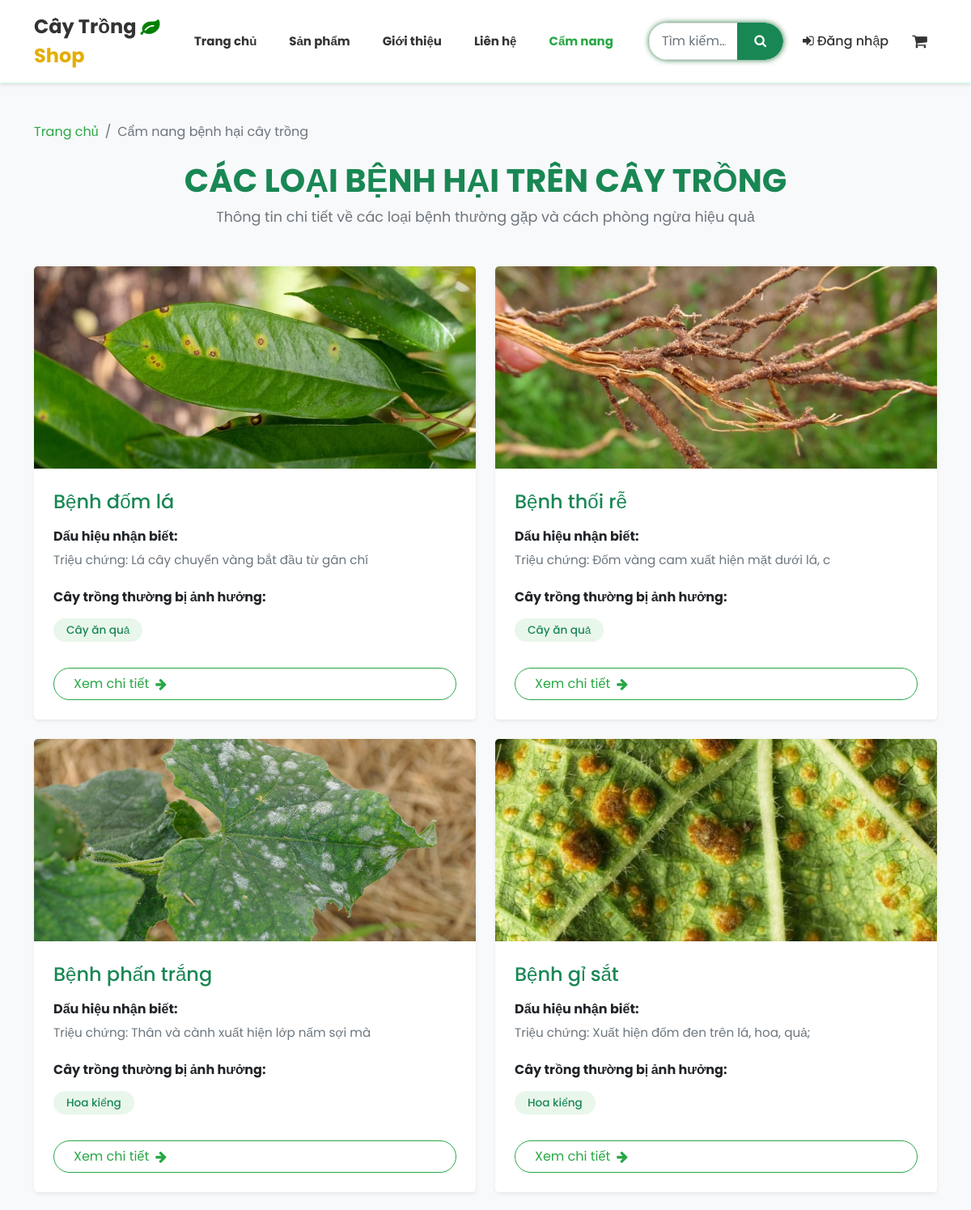
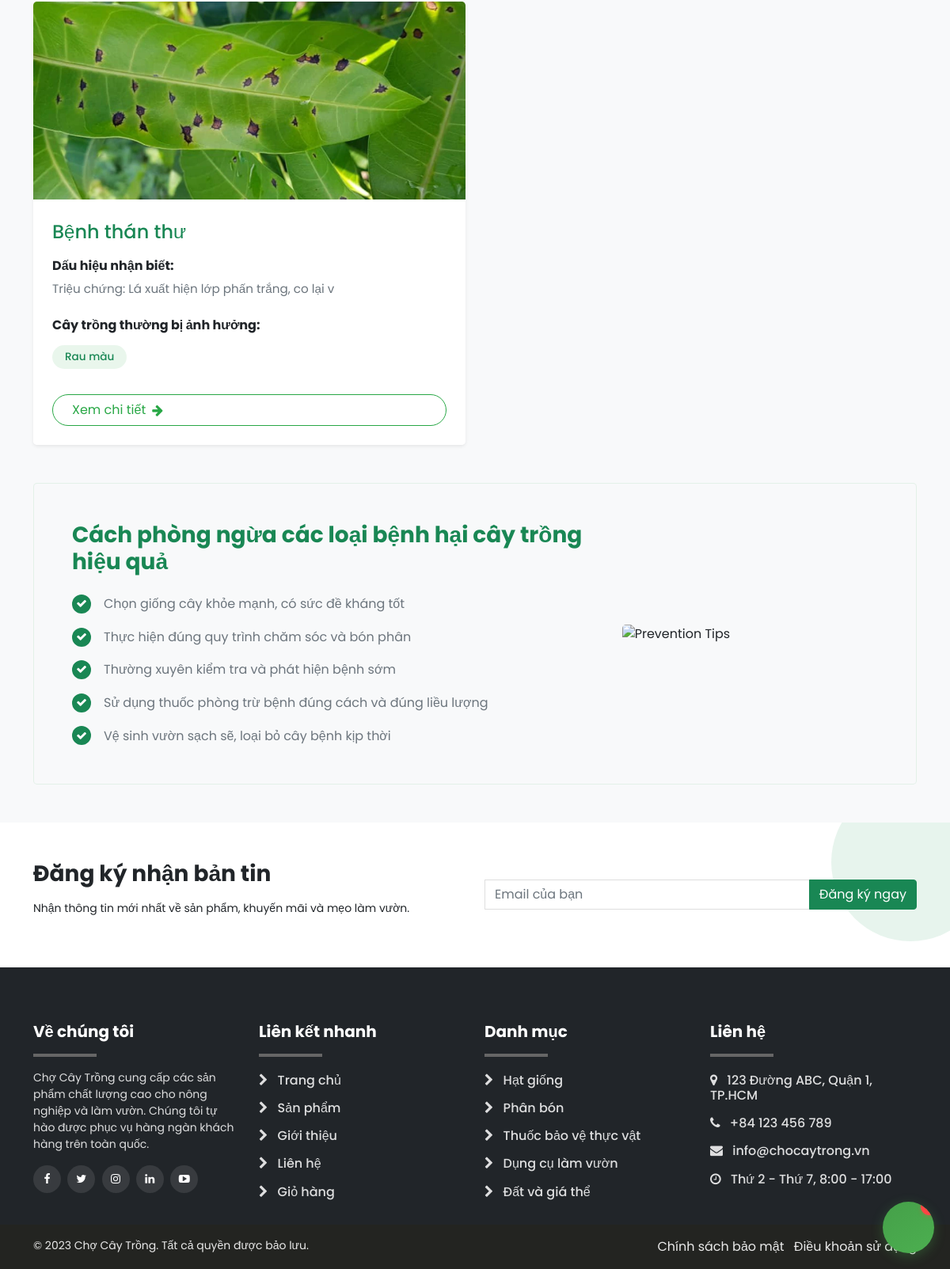
Screenshot of /blog.php with the database file from the repository (2 pictures, top to bottom).
### tables this page shows
CREATE TABLE `loai_benh` (
  `LCT_MA` int(11) NOT NULL,
  `Ma_loai_benh` int(11) NOT NULL,
  `Ten_loai_benh` varchar(30) DEFAULT NULL,
  `mo_ta` varchar(50) DEFAULT NULL,
  `hinh_anh` varchar(30) DEFAULT NULL,
  `cach_phong_ngua` char(10) DEFAULT NULL
);

### blog.php (the view, shortened to what this page needs)
<!DOCTYPE html>
<html lang="vi">
<head>
	<link href="css/bootstrap.min.css" rel="stylesheet" >
	<link href="css/font-awesome.min.css" rel="stylesheet" >
	<link href="css/global.css" rel="stylesheet">
	<link href="css/blog.css" rel="stylesheet">
</head>
<body>
<?php
include_once 'header.php';
include_once 'connect.php';
echo '<link rel="stylesheet" href="asset_user/css/blog.css">';
$query_benh = "
    SELECT lb.*, lct.LCT_TEN, sp.SP_MA, sp.SP_TEN, sp.SP_MOTA, sp.SP_HINHANH
    FROM loai_benh lb
    LEFT JOIN san_pham_cay_trong spct ON lb.LCT_MA = spct.LCT_MA
    LEFT JOIN loai_cay_trong lct ON lb.LCT_MA = lct.LCT_MA
    LEFT JOIN san_pham sp ON spct.SP_MA = sp.SP_MA
    ORDER BY lb.Ma_loai_benh
";
$result_benh = $conn->query($query_benh);
$benh_theo_cay = array();
while ($row = $result_benh->fetch_assoc()) {
    if (!isset($benh_theo_cay[$row['Ma_loai_benh']])) {
        $benh_theo_cay[$row['Ma_loai_benh']] = array(
            'ten_benh' => $row['Ten_loai_benh'],
            'mo_ta' => $row['mo_ta'],
            'hinh_anh' => $row['hinh_anh'],
            'cach_phong_ngua' => $row['cach_phong_ngua'],
            'cay_trong' => array(),
            'san_pham' => array()
        );
    }
    if ($row['LCT_TEN'] && !in_array($row['LCT_TEN'], $benh_theo_cay[$row['Ma_loai_benh']]['cay_trong'])) {
        $benh_theo_cay[$row['Ma_loai_benh']]['cay_trong'][] = $row['LCT_TEN'];
    }
    if ($row['SP_MA'] && !isset($benh_theo_cay[$row['Ma_loai_benh']]['san_pham'][$row['SP_MA']])) {
        $benh_theo_cay[$row['Ma_loai_benh']]['san_pham'][$row['SP_MA']] = array(
            'ten' => $row['SP_TEN'],
            'mo_ta' => $row['SP_MOTA'],
            'hinh_anh' => $row['SP_HINHANH']
        );
    }
}
?>
<main class="blog-page py-5">
    <div class="container">
        <nav aria-label="breadcrumb" class="mb-4">
            <ol class="breadcrumb">
                <li class="breadcrumb-item"><a href="index.php" class="text-decoration-none">Trang chủ</a></li>
                <li class="breadcrumb-item active">Cẩm nang bệnh hại cây trồng</li>
            </ol>
        </nav>
        <div class="text-center mb-5">
            <h1 class="display-4 fw-bold text-success">CÁC LOẠI BỆNH HẠI TRÊN CÂY TRỒNG</h1>
            <p class="lead text-muted">Thông tin chi tiết về các loại bệnh thường gặp và cách phòng ngừa hiệu quả</p>
        </div>
        <div class="row g-4">
            <?php if (!empty($benh_theo_cay)): ?>
                <?php foreach ($benh_theo_cay as $ma_benh => $benh): ?>
                    <div class="col-md-6">
                        <article class="disease-card h-100 bg-white rounded-3 shadow-sm overflow-hidden">
                            <?php if ($benh['hinh_anh']): ?>
                                <div class="disease-image-wrapper">
                                    <img src="img/benh/<?php echo htmlspecialchars($benh['hinh_anh']); ?>"
                                         class="disease-image w-100"
                                         alt="<?php echo htmlspecialchars($benh['ten_benh']); ?>">
                                </div>
                            <?php endif; ?>
                            <div class="disease-content p-4">
                                <h2 class="h4 mb-3 text-success">
                                    <?php echo htmlspecialchars($benh['ten_benh']); ?>
                                </h2>
                                <div class="mb-4">
                                    <h3 class="h6 fw-bold mb-2">Dấu hiệu nhận biết:</h3>
                                    <p class="text-muted mb-0"><?php
                                        $mo_ta_ngan = strlen($benh['mo_ta']) > 150 ?
                                            substr($benh['mo_ta'], 0, 150) . '...' :
                                            $benh['mo_ta'];
                                        echo nl2br(htmlspecialchars($mo_ta_ngan));
                                    ?></p>
                                </div>
                                <?php if (!empty($benh['cay_trong'])): ?>
                                    <div class="affected-plants">
                                        <h3 class="h6 fw-bold mb-2">Cây trồng thường bị ảnh hưởng:</h3>
                                        <div class="plant-tags">
                                            <?php foreach ($benh['cay_trong'] as $cay): ?>
                                                <span class="badge bg-success-subtle text-success me-2 mb-2 px-3 py-2 rounded-pill">
                                                    <?php echo htmlspecialchars($cay); ?>
                                                </span>
                                            <?php endforeach; ?>
                                        </div>
                                    </div>
                                <?php endif; ?>
                                <div class="mt-4 text-end">
                                    <a href="disease_detail.php?id=<?php echo $ma_benh; ?>"
                                       class="btn btn-outline-success rounded-pill px-4">
                                        Xem chi tiết
                                        <i class="fa fa-arrow-right ms-2"></i>
                                    </a>
                                </div>
                            </div>
                        </article>
                    </div>
                <?php endforeach; ?>
            <?php endif; ?>
        </div>
        <section class="prevention-tips mt-5 p-5 bg-light rounded-3">
            <div class="row align-items-center">
                <div class="col-lg-8">
                    <h2 class="h3 fw-bold text-success mb-4">
                        Cách phòng ngừa các loại bệnh hại cây trồng hiệu quả
                    </h2>
                    <div class="prevention-list">
                        <div class="d-flex align-items-center mb-3">
                            <span class="badge bg-success rounded-circle p-2 me-3">
                                <i class="fa fa-check"></i>
                            </span>
                            <p class="mb-0">Chọn giống cây khỏe mạnh, có sức đề kháng tốt</p>
                        </div>
                        <div class="d-flex align-items-center mb-3">
                            <span class="badge bg-success rounded-circle p-2 me-3">
                                <i class="fa fa-check"></i>
                            </span>
                            <p class="mb-0">Thực hiện đúng quy trình chăm sóc và bón phân</p>
                        </div>
                        <div class="d-flex align-items-center mb-3">
                            <span class="badge bg-success rounded-circle p-2 me-3">
                                <i class="fa fa-check"></i>
                            </span>
                            <p class="mb-0">Thường xuyên kiểm tra và phát hiện bệnh sớm</p>
                        </div>
                        <div class="d-flex align-items-center mb-3">
                            <span class="badge bg-success rounded-circle p-2 me-3">
                                <i class="fa fa-check"></i>
                            </span>
                            <p class="mb-0">Sử dụng thuốc phòng trừ bệnh đúng cách và đúng liều lượng</p>
                        </div>
                        <div class="d-flex align-items-center">
                            <span class="badge bg-success rounded-circle p-2 me-3">
                                <i class="fa fa-check"></i>
                            </span>
                            <p class="mb-0">Vệ sinh vườn sạch sẽ, loại bỏ cây bệnh kịp thời</p>
                        </div>
                    </div>
                </div>
                <div class="col-lg-4 mt-4 mt-lg-0">
                    <img src="img/prevention-tips.jpg" alt="Prevention Tips" class="img-fluid rounded-3">
                </div>
            </div>
        </section>
    </div>
</main>
<?php include_once 'footer.php'; ?>
</body>
</html>

### css/global.css (style rules this page uses)
body { font-family: 'Poppins', sans-serif; }
p { font-size: 14px; }
a { color: var(--text-color); text-decoration: none; }
h1, h2, h3, h4, h5 { font-weight: bold; }

### css/blog.css (style rules this page uses)
.blog-page { background-color: #f8f9fa; }
.disease-card { transition: transform 0.3s ease, box-shadow 0.3s ease; }
.disease-image-wrapper { position: relative; width: 100%; height: 250px; overflow: hidden; }
.disease-image { width: 100%; height: 100%; object-fit: cover; transition: transform 0.3s ease; }
.disease-content { position: relative; background: white; }
.plant-tags { margin: 1rem 0; }
.badge { font-weight: 500; font-size: 0.85rem; }
.badge.bg-success-subtle { background-color: rgba(40, 167, 69, 0.1) !important; }
.prevention-tips { background-color: #ffffff; border: 1px solid rgba(40, 167, 69, 0.1); }
.prevention-list p { color: #6c757d; font-size: 1rem; line-height: 1.6; }
.badge.bg-success { width: 24px; height: 24px; padding: 0; display: flex; align-items: center; justify-content: center; }
.breadcrumb { background: transparent; padding: 0; }
.breadcrumb-item a { color: #28a745; }
.breadcrumb-item.active { color: #6c757d; }
.btn-outline-success { border-color: #28a745; color: #28a745; }
.display-4 { font-size: 2.5rem; font-weight: 700; }
.lead { font-size: 1.1rem; font-weight: 400; }
.disease-content h2 { font-size: 1.5rem; line-height: 1.4; }
.disease-content p { font-size: 0.95rem; line-height: 1.6; }
.disease-card { animation: fadeIn 0.6s ease-out forwards; }

### css/header.css (style rules this page uses)
.btn-outline-success { border-color: #28a745; color: #28a745; height: 40px; display: flex; align-items: center; padding: 0 1.5rem; transition: all 0.3s ease; }

### rows the page displays
loai_benh: hinh_anh (picture), Ten_loai_benh "Bệnh thán thư", mo_ta "Triệu chứng: Lá xuất hiện lớp phấn trắng, co lại v", cay "Rau màu"

### other values shown
$benh['ten_benh'] "Bệnh đốm lá"
$mo_ta_ngan "Triệu chứng: Lá cây chuyển vàng bắt đầu từ gân chí"
$cay "Cây ăn quả"
$benh['ten_benh'] "Bệnh thối rễ"
$mo_ta_ngan "Triệu chứng: Đốm vàng cam xuất hiện mặt dưới lá, c"
$benh['ten_benh'] "Bệnh phấn trắng"
$mo_ta_ngan "Triệu chứng: Thân và cành xuất hiện lớp nấm sợi mà"
$cay "Hoa kiểng"
$benh['ten_benh'] "Bệnh gỉ sắt"
$mo_ta_ngan "Triệu chứng: Xuất hiện đốm đen trên lá, hoa, quả;"
